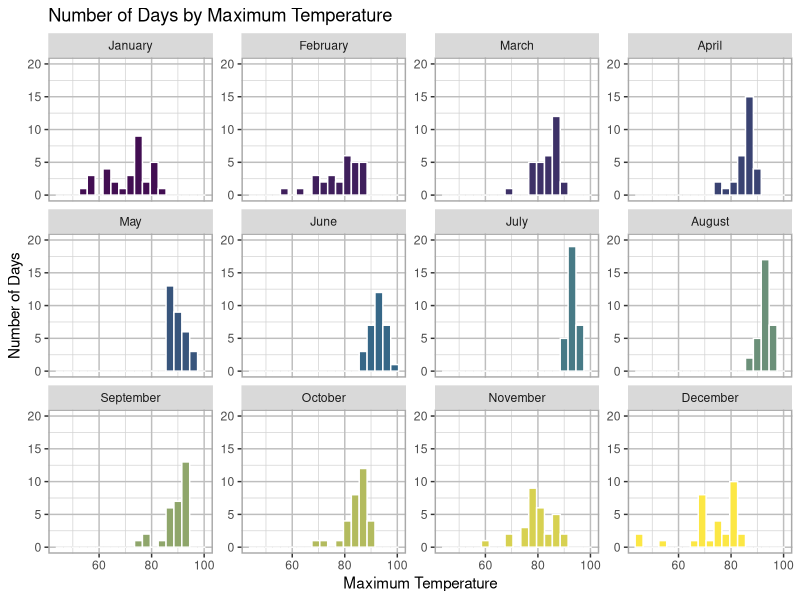
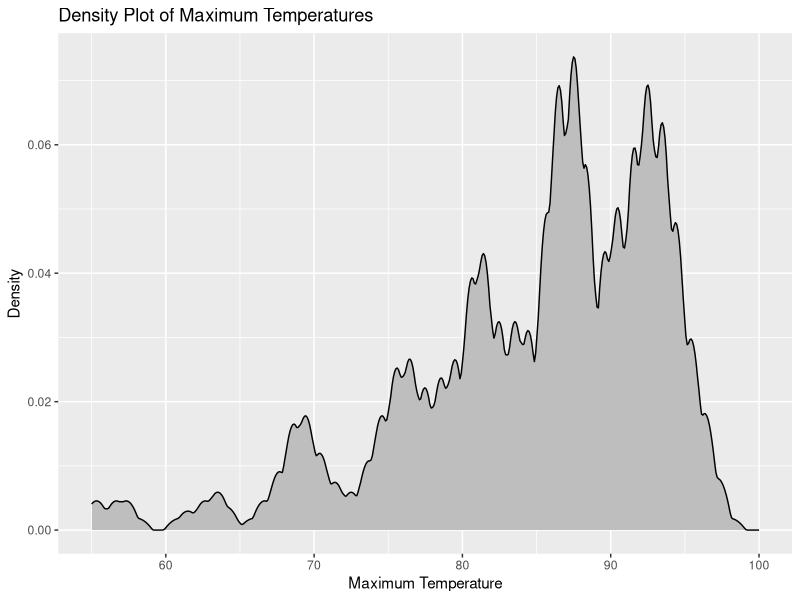
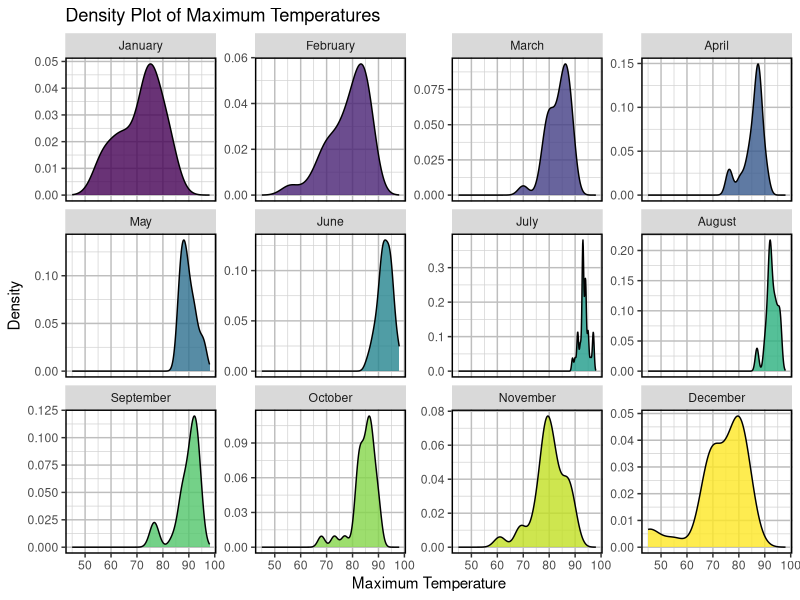
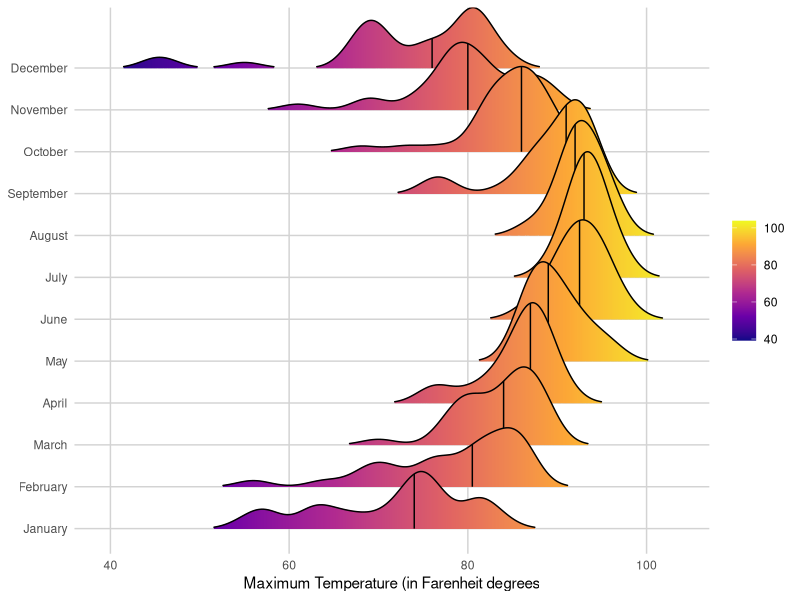
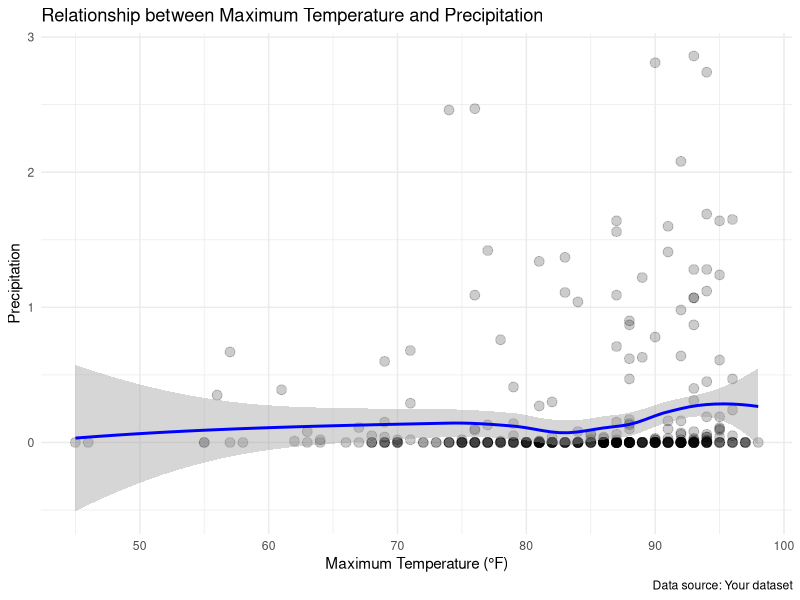
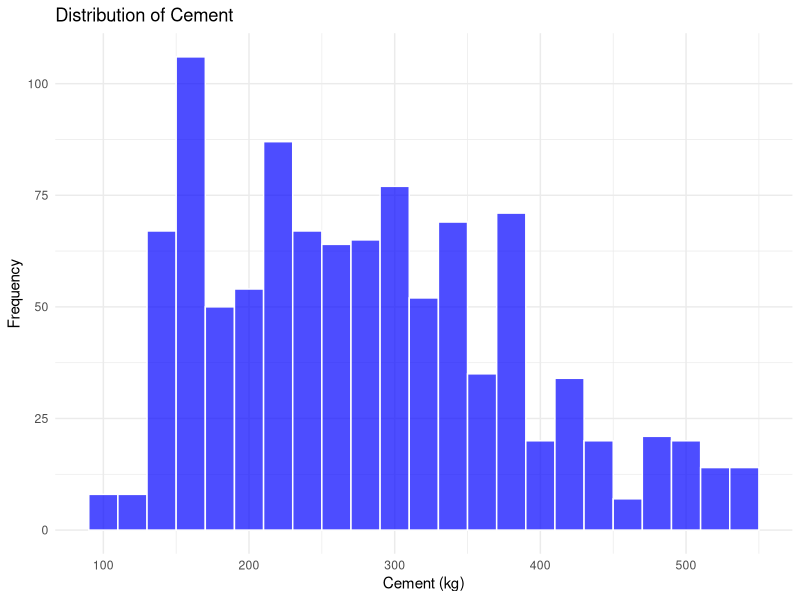
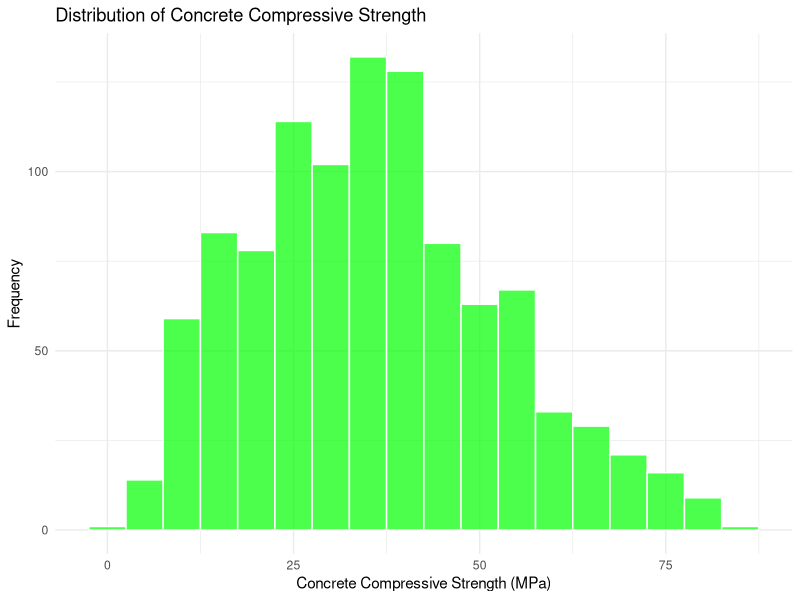
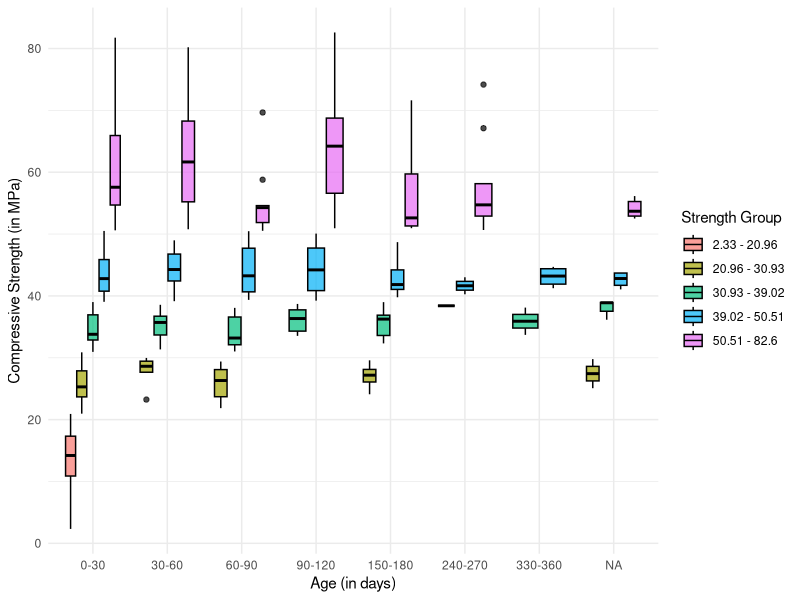

Generate these figures, in order, with R:
## ---- chunk 1
library(tidyverse)
weather_tpa <- read_csv("../data/tpa_weather_2022.csv")
# random sample 
sample_n(weather_tpa, 4)
## ---- chunk 2
knitr::include_graphics("https://github.com/reisanar/figs/raw/master/tpa_max_temps_facet.png")
## ---- chunk 3
library(tidyverse)
library(lubridate)

weather_data <- weather_tpa %>%
  mutate(date = make_date(year, month, day),
         month = month(date, label = TRUE, abbr = FALSE))

month_colors <- colorRampPalette(c("#420E52", "#35708D", "#FCE744"))(12)

# Plotting the histogram with facets by month
ggplot(weather_data, aes(x = max_temp)) +
  geom_histogram(binwidth = 3, aes(fill = as.factor(month)), color = "white") + # Remove black outline
  facet_wrap(~ month, scales = "free_y") +
  scale_fill_manual(values = month_colors) +
  labs(title = "Number of Days by Maximum Temperature",
       x = "Maximum Temperature",
       y = "Number of Days") +
  scale_y_continuous(limits = c(0, 20)) +
  #scale_x_continuous(limits = c(0, 100)) +
  #theme_minimal() +
  theme(
    legend.position = "none",
    panel.border = element_rect(color = "darkgrey", fill = NA, size = 1), # Add border around each facet
    panel.background = element_rect(fill = "white", color = NA), # White background
    panel.grid.major = element_line(color = "grey"), # Grey grid lines
    panel.grid.minor = element_line(color = "lightgrey") # Lighter grey minor grid lines
  )
## ---- chunk 4
knitr::include_graphics("https://github.com/reisanar/figs/raw/master/tpa_max_temps_density.png")
## ---- chunk 5
ggplot(weather_data, aes(x = max_temp)) +
  geom_density(fill = "grey", color = "black", kernel = "epanechnikov", bw = 0.5) +
  labs(title = "Density Plot of Maximum Temperatures",
       x = "Maximum Temperature",
       y = "Density") +
  xlim(55, 100)
## ---- chunk 6
knitr::include_graphics("https://github.com/reisanar/figs/raw/master/tpa_max_temps_density_facet.png")
## ---- chunk 7
ggplot(weather_data, aes(x = max_temp)) +
  geom_density(aes(fill = as.factor(month)), color = "black", alpha = 0.8) +
  facet_wrap(~ month, scales = "free_y") +
  labs(title = "Density Plot of Maximum Temperatures",
       x = "Maximum Temperature",
       y = "Density") +
  theme(
    legend.position = "none",
    panel.border = element_rect(color = "black", fill = NA, size = 1), # Add border around each facet
    panel.background = element_rect(fill = "white", color = NA), # White background
    panel.grid.major = element_line(color = "grey"), # Grey grid lines
    panel.grid.minor = element_line(color = "lightgrey") # Lighter grey minor grid lines
  )
## ---- chunk 8
knitr::include_graphics("https://github.com/reisanar/figs/raw/master/tpa_max_temps_ridges_plasma.png")
## ---- chunk 9
library(ggridges)

ggplot(weather_data, aes(x = max_temp, y = month, fill = stat(x))) +
  geom_density_ridges_gradient(scale = 3, rel_min_height = 0.01, quantile_lines = TRUE, quantiles = 2) +
  scale_fill_viridis_c(name = NULL, option = "C") +
  labs(x = "Maximum Temperature (in Farenheit degrees", y = NULL) +
  theme_minimal() +
  theme(
    panel.grid.major = element_line(color = "lightgrey"),  # Set major gridlines to light grey
    panel.grid.minor = element_blank()
  )

## ---- chunk 10
# Filter out missing precipitation data (-99.99)
weather_data_filtered <- weather_data %>%
  filter(precipitation != -99.99)

# Create scatter plot with smoothed line and standard error
ggplot(weather_data_filtered, aes(x = max_temp, y = precipitation)) +
  geom_point(size = 3, alpha = 0.2) +  # Larger points with transparency
  geom_smooth(method = "loess", se = TRUE, color = "blue") +  # Add smoothed line with standard error
  labs(title = "Relationship between Maximum Temperature and Precipitation",
       x = "Maximum Temperature (°F)",
       y = "Precipitation",
       caption = "Data source: Your dataset") +
  theme_minimal()  # Apply a minimal theme

## ---- chunk 11
concrete <- read_csv("../data/concrete.csv", col_types = cols())
## ---- chunk 12
new_concrete <- concrete %>%
  mutate(strength_range = cut(Concrete_compressive_strength, 
                              breaks = quantile(Concrete_compressive_strength, 
                                                probs = seq(0, 1, 0.2))) )
## ---- chunk 13
ggplot(new_concrete, aes(x = Cement)) +
  geom_histogram(binwidth = 20, fill = "blue", color = "white", alpha = 0.7) +
  labs(title = "Distribution of Cement",
       x = "Cement (kg)",
       y = "Frequency") +
  theme_minimal()

## ---- chunk 14
# Histogram and boxplot for Concrete Compressive Strength
ggplot(new_concrete, aes(x = Concrete_compressive_strength)) +
  geom_histogram(binwidth = 5, fill = "green", color = "white", alpha = 0.7) +
  labs(title = "Distribution of Concrete Compressive Strength",
       x = "Concrete Compressive Strength (MPa)",
       y = "Frequency") +
  theme_minimal()

## ---- chunk 15
knitr::include_graphics("https://github.com/reisanar/figs/raw/master/concrete_strength.png")
## ---- chunk 16
# Create bins for compressive strength with labels
strength_bins <- quantile(concrete$Concrete_compressive_strength, probs = seq(0, 1, length.out = 6))
strength_labels <- paste0(round(head(strength_bins, -1), 2), " - ", round(tail(strength_bins, -1), 2))

concrete_data <- concrete %>%
  mutate(Strength_group = cut(Concrete_compressive_strength, 
                              breaks = strength_bins,
                              include.lowest = TRUE, labels = strength_labels))

# Create Age groups for better visualization
concrete_data <- concrete_data %>%
  mutate(Age_group = cut(Age, breaks = seq(0, 365, by = 30), include.lowest = TRUE, labels = paste0(seq(0, 335, by = 30), "-", seq(30, 365, by = 30))))

ggplot(concrete_data, aes(x = Age_group, y = Concrete_compressive_strength)) +
  geom_boxplot(aes(fill = Strength_group), color = "black", alpha = 0.7) +
  labs(x = "Age (in days)",
       y = "Compressive Strength (in MPa)",
       fill = "Strength Group") +
  theme_minimal()

## ---- chunk 17
knitr::include_graphics("https://github.com/reisanar/figs/raw/master/cement_plot.png")
## ---- chunk 18
ggplot(concrete_data, aes(x = Cement, y = Concrete_compressive_strength)) +
  geom_point(aes(size = Age, color = Water), alpha = 0.7) +
  scale_color_gradientn(colors = c("#800080", "#35708D", "#FFFF00"),
                        values = c(0, 0.5, 1),
                        name = "Water (kg)") +
  labs(title = "Concrete Compressive Strength vs Cement",
       x = "Cement (kg)",
       y = "Concrete Compressive Strength (MPa)",
       size = "Age (days)") +
  theme_minimal()
